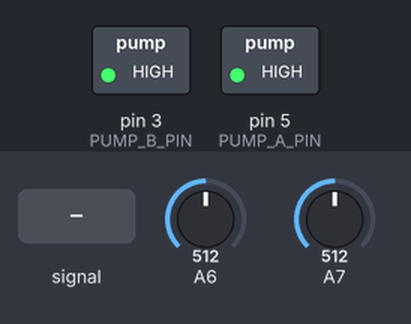
This sketch was run on a simulated Arduino Nano, built with avr-gcc and run on an emulated ATmega328P. Shown: switched loads named in the sketch (green lamp = pin HIGH). The test bench sets the inputs (shaded band); at power-on: A7 = 512, A6 = 512. The local clock reads 2024-03-15 10:24:30 at power-on unless the sketch sets it; storage starts empty; what the sketch prints to the serial monitor is not drawn.

Above: at 1.2 s.
1.3 s: A7 fed a 2 Hz sine of ±306 counts around its level
At 2.28 s:
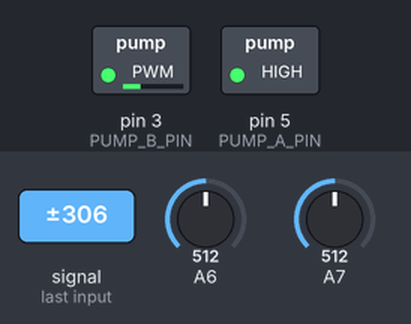
4.3 s: A7 set to 716
6.0 s: A6 set to 900
At 7.4 s:
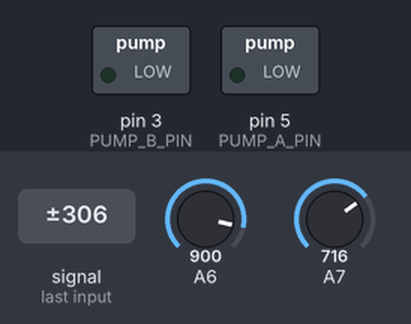
8.1 s: A6 set to 716
At 9.2 s:
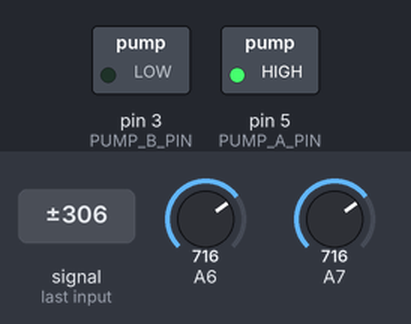
9.9 s: A6 set to 1023
At 10.7 s:
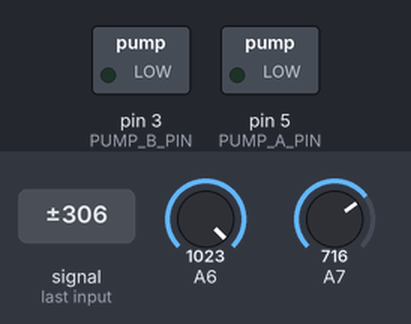
11.6 s: A7 set to 511
At 12.3 s:
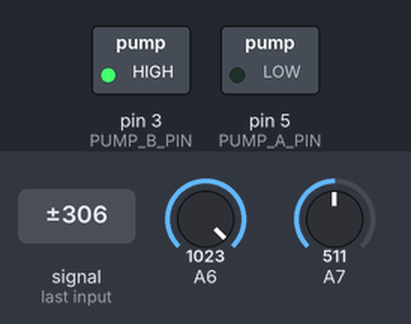
Timing chart, 0 to 14.4 s (numbered marks = the images above; inputs shaded):
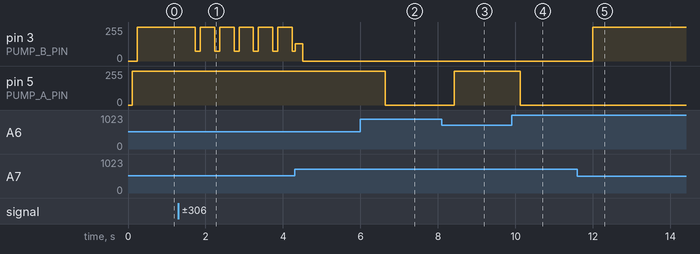

Measured:
- after the input at 1.3 s, pin 3 (PUMP_B_PIN): 255/255 → 254/255 after 0.25 s, then repeats every 0.50 s: 74/255 0.13 s, 255/255 0.18 s, 254/255 0.19 s
- after the input at 6.0 s, pin 5 (PUMP_A_PIN): 255/255 → 254/255 at once, → 0/255 0.60 s later
- after the input at 8.1 s, pin 5 (PUMP_A_PIN): 0/255 → 255/255 after 0.32 s
- after the input at 9.9 s, pin 5 (PUMP_A_PIN): 255/255 → 0/255 after 0.22 s
- after the input at 11.6 s, pin 3 (PUMP_B_PIN): 0/255 → 255/255 after 0.39 s

The sketch:

RealTimeFeedBackV2.ino
```cpp
#include <Wire.h>
#include "RTClib.h"
#include <SD.h>
#include <stdint.h>

#define PUMP_A_PIN 5 // 0.6LPM
#define PUMP_B_PIN 3 // 0.2LPM

//#define FLOW_A_ADDR 0x49


//PumpA is high, PumpB is low
//Any variables that ends with a high means 0.6LPM
//Any variables that ends with a low  means 0.2LPM

#define TARGET_FLOW_HIGH 0.60
#define TARGET_FLOW_LOW 0.18

//include real time clock in the future

//Change the defulat values base on the reading from the calibrator

float avgFlowhigh = 0;
float avgFlowlow = 0;

RTC_DS3231 rtc;

String year, month, day, second, hour, minute;
File myFile;
String writeString;
const char * buffer = "HighFlow.txt";
const char * buffer1 = "LowFlow.txt";
void setup() {

  Serial.begin(9600);

  //RTC setup

  if (!rtc.begin()) {
    Serial.println("Can't fine RTC");
    while (1);
  }

  DateTime now = rtc.now(); // Catch the time on RTC for now
  DateTime PCTime = DateTime(__DATE__, __TIME__); // Catch the time on PC for now
  //Serial.println(PCTime.year());

  //If any discrepencies , update with the time on PC

  if (now.unixtime() < PCTime.unixtime() || now.unixtime() > PCTime.unixtime()) {
    rtc.adjust(DateTime(__DATE__, __TIME__));
    Serial.println(now.year());
  }
  Wire.begin();
  rtc.begin();

  //Flow meter high setup

//  Wire.beginTransmission(0x49);
//  Wire.endTransmission();

  //Pump setup

  pinMode(PUMP_A_PIN, OUTPUT);
  pinMode(PUMP_B_PIN, OUTPUT);

  //SD card setup
  if (SD.begin(10) == false) {
    Serial.println("It didn't initialized");
  }

  //Writes in The inital starting time (Tstart) to SD card
  year = String(now.year(), DEC);
  month = String(now.month(), DEC);
  day = String(now.day(), DEC);
  hour = String(now.hour(), DEC);
  minute = String(now.minute(), DEC);
  second = String(now.second(), DEC);
  String logHeader = year + "/" + month + "/" + day + " " + hour + ":" + minute + ":" + second;
  sdLog(buffer, "HighFlowRate_0.6: New Logging Session - " + logHeader);
  sdLog(buffer1, "LowFlowRate_0.2 : New Logging Session - " + logHeader);
  Serial.println(logHeader);
}

//Writes to pump A, takes a float from 0 to 1
void writePumpA(float p) {
  p = max(p, 0);
  p = min(1, p);
  uint8_t power = p * 255;
  analogWrite(PUMP_A_PIN, power);
}

//Writes to pump B, takes a float from 0 to 1
void writePumpB(float p) {
  p = max(p, 0);
  p = min(1, p);
  uint8_t power = p * 255;
  analogWrite(PUMP_B_PIN, power);
}

// This is the code for Digital I2C flow meter
//Gets the flow readings through I2C protocal (2 bytes) and return the actual flow rate
//void Return_High_Flow_Rate() {
//  float curFlow = 0;
//  uint8_t high = 0;
//  uint16_t digitalcode = 0;
//
//  Wire.requestFrom(0x49, 2);
//  high = Wire.read();
//  digitalcode = (high << 8) + Wire.read();
//
//  curFlow = 0.750 * ((((float) digitalcode / 16384.0) - 0.5) / .4);
//  avgFlowhigh += (curFlow - avgFlowhigh) / 64;
//  //Get the average by dividing a number, how many data points do we need to take the average
//}

void Return_Low_Flow_Rate() {
  float curFlow = 0;
  uint16_t sensorvalue = 0;
  sensorvalue = analogRead(A7);
  float Vo = sensorvalue * (5.0 / 1023.0);
  curFlow = 0.75 * (((Vo / 5) - 0.5) / 0.4);
  avgFlowlow += (curFlow - avgFlowlow) / 32;
  //Serial.println(avgFlowlow);
}

void Return_High_Flow_Rate() {
  float curFlow = 0;
  uint16_t sensorvalue = 0;
  sensorvalue = analogRead(A6);
  float Vo = sensorvalue * (5.0 / 1023.0);
  //Serial.println(sensorvalue);
  curFlow = 0.75 * (((Vo / 5) - 0.5) / 0.4);
  avgFlowhigh += (curFlow - avgFlowhigh) / 32;
  //Serial.println(avgFlowhigh);
}

//Writes into SD card
void sdLog(const char * fileName, String stringToWrite) {
  File myFile = SD.open(fileName, FILE_WRITE);
  // if the file opened okay, write to it:
  if (myFile) {
    Serial.print("Writing to ");
    Serial.print(fileName);
    Serial.print("...");
    myFile.println(stringToWrite);
    // close the file:
    myFile.close();
    Serial.println("done.");
  } else {
    // if the file didn't open, print an error:
    Serial.print("error opening ");
    Serial.println(fileName);
  }
}

void loop() {
  static uint16_t i = 0;
  static float pwmhigh = 0.5; // For 0.6 LPM
  static float pwmlow = 0.5; // For 0.2 LPM
  //The reason to set pwmhigh and pwmlow is to start with a initial value for the feedback loop to either add up the error or subtract the error, reaching the desire power output -> desire flowrate.
  Return_High_Flow_Rate();
  Return_Low_Flow_Rate();

  if (millis() + i >= 0)
  //Every 20 msec update the pump PWM
  {
    i += 20;
    float errorHigh = TARGET_FLOW_HIGH - avgFlowhigh;
    float errorLow = TARGET_FLOW_LOW - avgFlowlow;
    pwmhigh = max(pwmhigh, 0); // For pwmhigh < 0
    pwmhigh = min(1, pwmhigh); // For pwmhigh > 1
    pwmlow = max(pwmlow, 0); // For pwmhigh < 0
    pwmlow = min(1, pwmlow); // For pwmhigh > 1
    pwmhigh += errorHigh / 100;
    pwmlow += errorLow / 100;
    // 100 is a time constant that tells us how precise do we want to get to the desire flow rate/ power output.
    writePumpA(pwmhigh);
    //Serial.println(pwmhigh);
    //Serial.println(errorHigh);
   // Serial.println(avgFlowhigh);
    writePumpB(pwmlow);

    //Serial.println(avgFlowlow);
    //Serial.println(avgFlowhigh);
    //Serial.print(pwmhigh*1000);
    //Serial.print(" ");
    //Serial.println(avgFlowhigh*1000);
  }

  //Every minute log the data into SD card , "Time + Flowrate" for desire time,  ex: 1.5 hours

  if(millis() % 60000 == 0) {

    DateTime now = rtc.now();
    year = String(now.year(), DEC);
    //Convert from Now.year() long to Decimal String object
    month = String(now.month(), DEC);
    day = String(now.day(), DEC);
    hour = String(now.hour(), DEC);
    minute = String(now.minute(), DEC);
    second = String(now.second(), DEC);
    writeString = year + "/" + month + "/" + day + " " + hour + ":" + minute + ":" + second + " ";
    sdLog(buffer1, writeString + avgFlowlow);
    sdLog(buffer, writeString + avgFlowhigh);
    Serial.println(writeString);

  }

  //Turn off pumps around 1.5 hours = 5,400,000 miliseconds

  if (millis() >= 5400000) {

    writePumpA(0);
    writePumpB(0);

  }
}
```
